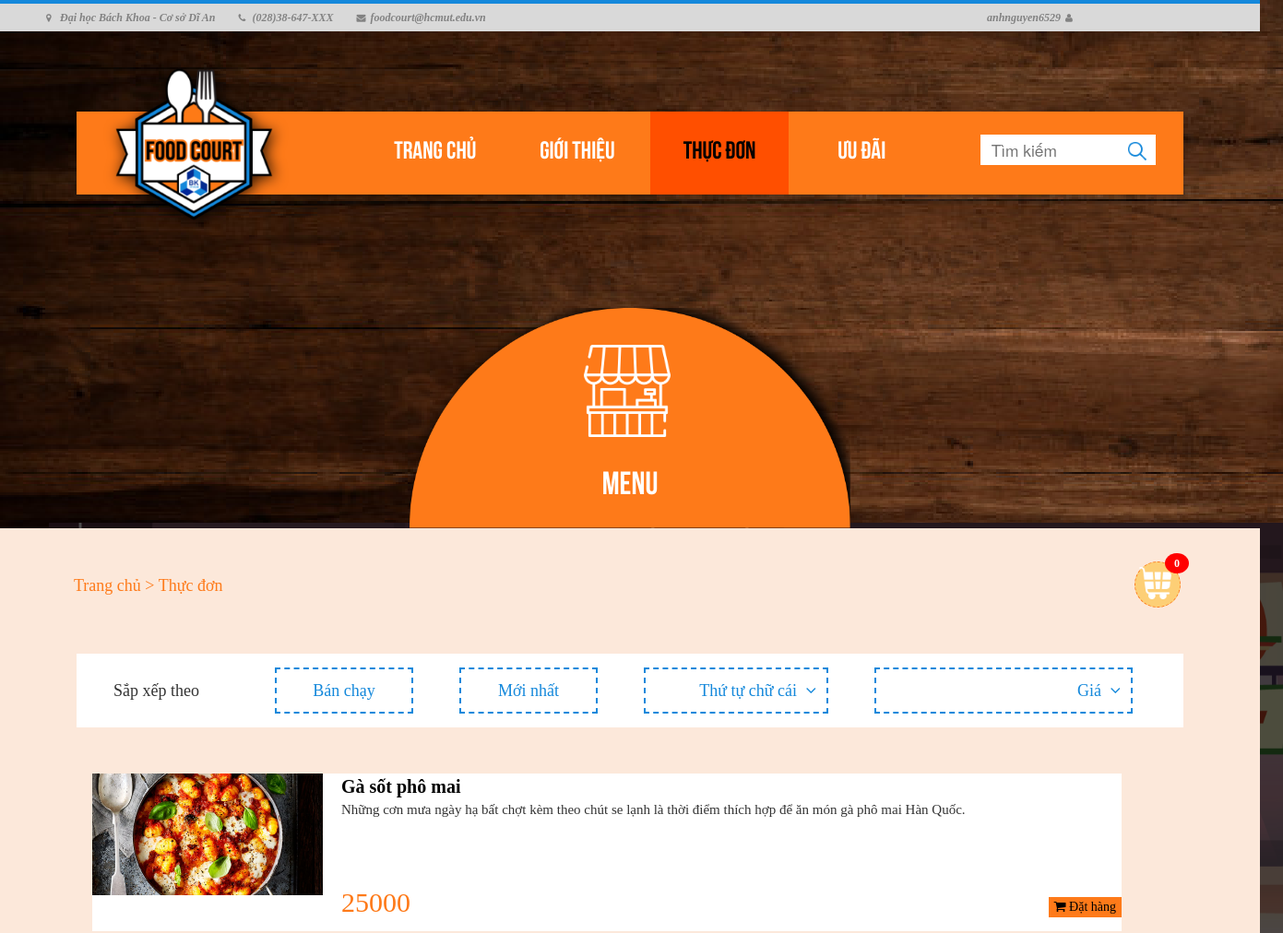
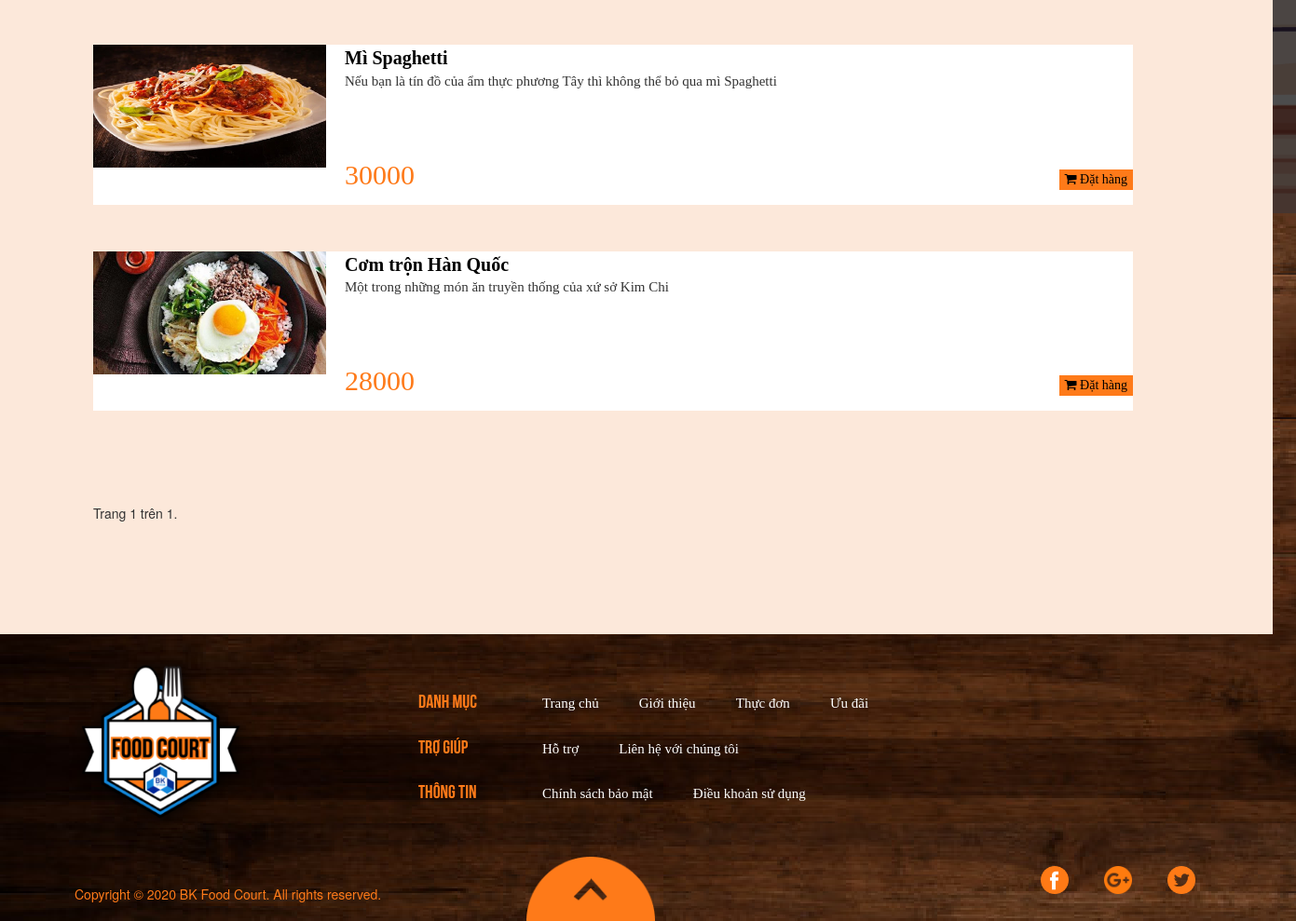
/search/ (signed in), run on the app's committed database (2 pictures, top to bottom).
### webapp/models.py (models this page shows, shortened)
class Item(models.Model):
    name = models.CharField(max_length=500)
    image = models.ImageField(default='default.png', upload_to='profile_pics')
    description = models.TextField(blank=True, max_length=300)
    price = models.DecimalField(max_digits=8, decimal_places=0)
    available = models.BooleanField(default=True)
    belongs_to_stall = models.ForeignKey(Menu, on_delete=models.CASCADE)

### webapp/views.py (the view)
# urls.py: path('search/', web_views.search, name='search'),
def search(request):
    query_list = Item.objects.all()
    query = request.GET.get('query')
    if query:
        query_list = query_list.filter(name__icontains=query)
    if len(query_list) == 0 or query == "":
        none = 'True'
    else:
        none = 'False'
    paginator = Paginator(query_list, 10)
    page_number = request.GET.get('page')
    page_obj = paginator.get_page(page_number)
    context = {
        'none' : none,
        'page_obj': page_obj
    }
    return render(request, 'webapp/search.html', context)

### webapp/templates/webapp/search.html (shortened to what this page needs)
{% load static %}
<!DOCTYPE html>
<html>
    <head>
        <link rel="stylesheet" type="text/css" href="{% static 'webapp/styles/menustall.css' %}">
        <link rel="stylesheet" href="{% static 'webapp/styles/bootstrap.min.css' %}">
        <link rel="stylesheet" href="{% static 'webapp/styles/font-awesome.min.css' %}">
        <link rel="stylesheet" href="https://unpkg.com/purecss@2.0.3/build/pure-min.css">
        <link rel="stylesheet" href="https://maxcdn.bootstrapcdn.com/bootstrap/3.4.1/css/bootstrap.min.css">
    </head>
    <body>
	 <div class="contact-imfo-box">
		<div class="container">
			<p class="lead">
				<i class="fa fa-map-marker"></i>Đại học Bách Khoa - Cơ sở Dĩ An
			</p>
			<p class="lead">
				<i class="fa fa-phone"></i>(028)38-647-XXX
			</p>
			<p class="lead">
				<i class="fa fa-envelope"></i>foodcourt@hcmut.edu.vn
			</p>
			{% if user.is_authenticated %}
			<div class="row account">
				<a id="acc" href="#">
					<p class="lead" onclick="showAccOptions()">{{ user.username }}</p>
				</a>
				<i class="fa fa-user"></i>
			</div>
			{% else %}
            <div class="row account">
				<a href="{% url 'login-page' %}">
					<p>ĐĂNG KÝ/ĐĂNG NHẬP</p>
				</a>
			</div>
			{% endif %}
        </div>
    </div>
        <header>
                <ul>
                    <li><a href="{% url 'home-page' %}">Trang chủ</a></li>
                    <li><a href="{% url 'about' %}">Giới thiệu</a></li>
                    <li><a href="{% url 'main-menu' %}" class="active">Thực đơn</a></li>
                    <li><a href="{% url 'preference' %}">Ưu đãi</a></li>
                </ul>
                <div class="search">
                    <form method="GET" action="">
                        <input type="text" name="query" placeholder="  Tìm kiếm">
                        <button submit><img src="{% static 'webapp/images/search.png' %}"/></button>
                    </form>
                </div>
                <div class="logo_area">
                    <a href="{% url 'home-page' %}"><img src="{% static 'webapp/images/logo.png' %}" alt=""/></a>
                </div>
        </header>
        <div style="position: relative;">
            <div class="stall_icon">
                <img src="{% static 'webapp/images/stall-icon.png' %}" width="100px"/>
            </div>
            <div class="stall_name">
                <a href="{{ stall.get_absolute_url }}">MENU</a>
            </div>
        </div>
        <section class="back_area">
            <div class="text_heading">
                <a href="#">Trang chủ</a><a href="{% url 'main-menu' %}"> > Thực đơn</a>
                {% if user.is_authenticated %}
                {% for group in request.user.groups.all %}
                    {% if group.name == 'Customer' %}
                    <div class="cart_icon">
						<a href="{% url 'shopping-cart' %}"><img src="{% static 'webapp/images/shopping-cart.png' %}" style="position: absolute; width: 35px; left: 4px; top: 5px"/></a>
						<span class="badge">0</span>
					</div>
                    {% endif %}
                {% endfor %}
                {% endif %}
            </div>
            <div class="filter">
                <p id="sortby">Sắp xếp theo</p>
                <div class="row">
                    <button style="margin-left: 230px">Bán chạy</button>
                    <button>Mới nhất</button>
                    <button style="width: 200px; text-align: right">Thứ tự chữ cái
                        <i class="fa fa-angle-down"></i>
                    </button>
                    <button style="width: 280px; text-align: right;">Giá
                        <i class="fa fa-angle-down"></i>
                    </button>
                </div>
            </div>
            {% if none == 'True' %}
            <div style="text-align: center; margin: 80px">
                <h4> Không tìm thấy món ăn nào. Xin bạn vui lòng tìm kiếm với từ khóa khác </h4>
            </div>
            {% else %}
            {% for item in page_obj %}
            <div class="items">
                <div class="food-image"><img src="{{ item.image.url }}" style="width: 250px;height: 132px; text-align: center;"></div>
                <div class="infomation">
                    <a href="#" class="food-name">{{ item.name }}</a>
                    <div class="description">{{ item.description }}</div>
                    <div class="row">
                        <div class="food-price">{{ item.price }} </div>
                        {% if user.is_authenticated %}
                        {% for group in request.user.groups.all %}
                            {% if group.name == 'Customer' %}
                                <button class="order-button"> <i class="fa fa-shopping-cart"></i> Đặt hàng</button>
                            {% endif %}
                        {% endfor %}
						{% else %}
						<button class="alert-button"><i class="fa fa-shopping-cart"></i> Đặt hàng</button>
						{% endif %}
                    </div>
                </div>
            </div>
            {% endfor %}
            {% endif %}
            <div class="pagination" style="margin: 50px;">
                <span class="step-links">
                    <div class="current">
                        Trang {{ page_obj.number }} trên {{ page_obj.paginator.num_pages }}.
                    </div>
                    <br>
                </span>
            </div>
        </section>
	<div class="footer-above">
		<div class="row">
			<div class="footer-logo">
				<a href="{% url 'home-page' %}"><img src="{% static 'webapp/images/logo.png' %}" alt=""></a>
			</div>
			<div class="row footer-side">
				<div class="catalogue-title">
					<ul>
						<li>DANH MỤC</li>
						<li>TRỢ GIÚP</li>
						<li>THÔNG TIN</li>
					</ul>
				</div>
				<div>
					<ul>
						<li class="catalogue">
							<ul>
								<li><a href="{% url 'home-page' %}">Trang chủ</a></li>
								<li><a href="{% url 'about' %}">Giới thiệu</a></li>
								<li><a href="{% url 'main-menu' %}">Thực đơn</a></li>
								<li><a href="{% url 'preference' %}">Ưu đãi</a></li>
							</ul>
						</li>
						<li class="catalogue">
							<ul>
								<li><a href="#">Hỗ trợ</a></li>
								<li><a href="#">Liên hệ với chúng tôi</a></li>
							</ul>
						</li>
						<li class="catalogue">
							<ul>
								<li><a href="#">Chính sách bảo mật</a></li>
								<li><a href="#">Điều khoản sử dụng</a></li>
							</ul>
						</li>
					</ul>
				</div>
			</div>
		</div>
	</div>
	<div class="footer-bottom">
		<div class="row">
			<div class="col-xl-4 copyright">
				Copyright © 2020 BK Food Court. All rights reserved.
			</div>
			<div class="col-xl-5">
				<div class="up-button">
					<a href="#"><img id="up-button-image" src="{% static 'webapp/images/Subtraction 3.png' %}"></a>
				</div>
			</div>
			<div class="col-xl-3">
				<ul class="list-inline f-social">
					<li class="list-inline-item"><a href="#"><img src="{% static 'webapp/images/facebook (2).png' %}"></a></li>
					<li class="list-inline-item"><a href="#"><img src="{% static 'webapp/images/google-plus.png' %}"></a></li>
					<li class="list-inline-item"><a href="#"><img src="{% static 'webapp/images/twitter.png' %}"></a></li>
				</ul>
			</div>
		</div>
    </div>
    </body>
</html>

### data on the page
Item: image (picture), name "Gà sốt phô mai", description "Những cơn mưa ngày hạ bất chợt kèm theo chút se lạnh là thời điểm thích hợp để ăn món gà phô mai Hàn Quốc.", price "25000"
Item: image (picture), name "Mì Spaghetti", description "Nếu bạn là tín đồ của ẩm thực phương Tây thì không thể bỏ qua mì Spaghetti", price "30000"
Item: image (picture), name "Cơm trộn Hàn Quốc", description "Một trong những món ăn truyền thống của xứ sở Kim Chi", price "28000"

### other printed values
{{ user.username }} "anhnguyen6529"
{{ page_obj.number }} "1"
{{ page_obj.paginator.num_pages }} "1"
